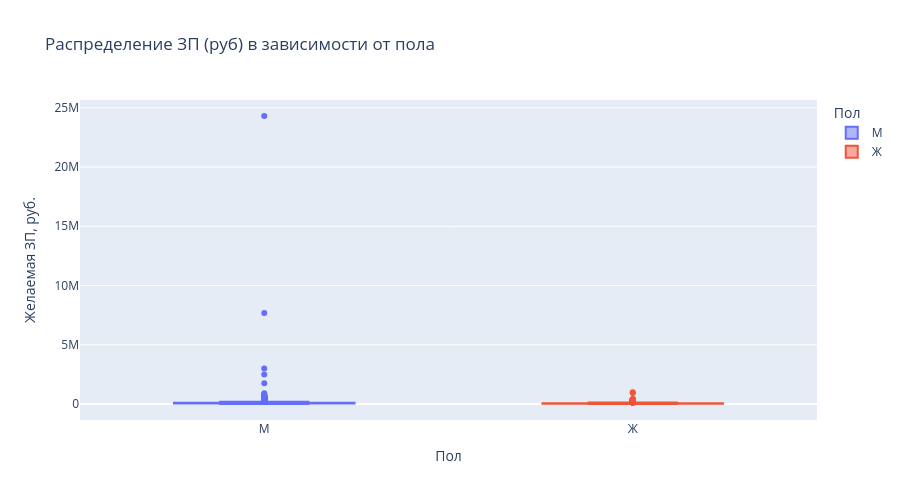

Notebook cell for this chart:
### Markdown cell above
**Дополнительные баллы**

Для получения 2 дополнительных баллов по разведывательному анализу постройте еще два любых содержательных графика или диаграммы, которые помогут проиллюстрировать влияние признаков/взаимосвязь между признаками/распределения признаков. Приведите выводы по ним. Желательно, чтобы в анализе участвовали признаки, которые мы создавали ранее в разделе "Преобразование данных".

### Code cell
# ваш код здесь

# распределение ЗП в зависимости от пола
fig = px.box(
    df,
    x="Пол",
    y="ЗП (руб)",
    color="Пол",
    points="outliers",
    title="Распределение ЗП (руб) в зависимости от пола",
    labels={"Пол": "Пол", "ЗП (руб)": "Желаемая ЗП, руб."},
    height=500
)
fig.show()

print(df.groupby("Пол")["ЗП (руб)"].describe().round(0))

### Figure 1 — Plotly figure (JSON) as saved in the notebook; plotly's stock layout.template omitted (floating-point values rounded to 4 significant figures; data arrays with more than 128 entries replaced by an {"elided": "..."} marker saying what was removed)
{"data": [{"alignmentgroup": "True", "boxpoints": "outliers", "hovertemplate": "Пол=%{x}<br>Желаемая ЗП, руб.=%{y}<extra></extra>", "legendgroup": "М", "marker": {"color": "#636efa"}, "name": "М", "notched": false, "offsetgroup": "М", "orientation": "v", "showlegend": true, "type": "box", "x": {"elided": "36211 str values"}, "x0": " ", "xaxis": "x", "y": {"elided": "36211 float values"}, "y0": " ", "yaxis": "y"}, {"alignmentgroup": "True", "boxpoints": "outliers", "hovertemplate": "Пол=%{x}<br>Желаемая ЗП, руб.=%{y}<extra></extra>", "legendgroup": "Ж", "marker": {"color": "#EF553B"}, "name": "Ж", "notched": false, "offsetgroup": "Ж", "orientation": "v", "showlegend": true, "type": "box", "x": {"elided": "8533 str values"}, "x0": " ", "xaxis": "x", "y": {"elided": "8533 float values"}, "y0": " ", "yaxis": "y"}], "layout": {"boxmode": "overlay", "height": 500, "legend": {"title": {"text": "Пол"}, "tracegroupgap": 0}, "title": {"text": "Распределение ЗП (руб) в зависимости от пола"}, "xaxis": {"anchor": "y", "categoryarray": ["М", "Ж"], "categoryorder": "array", "domain": [0, 1], "title": {"text": "Пол"}}, "yaxis": {"anchor": "x", "domain": [0, 1], "title": {"text": "Желаемая ЗП, руб."}}}}
